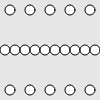
Frame 1 (no input)
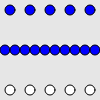
Frame 60 (no input)
Frame 120 (the mouse pressed at the canvas centre since frame 60): identical to frame 60, image omitted

The p5.js sketch that drew these frames (run headless with seeded random() and noise() and a simulated clock; from frame 60 on, the mouse is pressed at the canvas centre):

// p5.js sketch
// ── sketch.js



function setup() {
  createCanvas(100, 100);
  smooth();
}

function draw() {
  background(230);
  var size = 10;
  for (var i = 0; i < 5; i++) {
    var offset = 10;
    var xPos = i * width/5 + offset;
    ellipse (xPos, 10, size, size);
  }

  // 1. Create a for loop that draws 10 circles on y position 50 in the canvas.
  for (var i = 0; i < 10; i++) {
    var offset = 5;
    var xPos = i * width/10 + offset;
    ellipse (xPos, 50, size, size);
  }


  // 2. Create a for loop that draw 5 circles on y position 90.
  //    set fill color to red for circles that is positioned on the left side.
  //    set fill color to green for the circle on the middle.
  //    set fill color to blue for circles on the right side.
  for (var i = 0; i < 5; i++) {
    var offset = 10;
    var xPos = i * width/5 + offset;

    fill (255, 255, 255);
    ellipse (xPos, 90, size, size);
  }

  if (xPos < width/2) {
    fill (255, 0, 0);
  } else if(xPos == width/2) {
    fill (0, 255, 0);
  } else {
    fill (0, 0, 255);
  }



}
